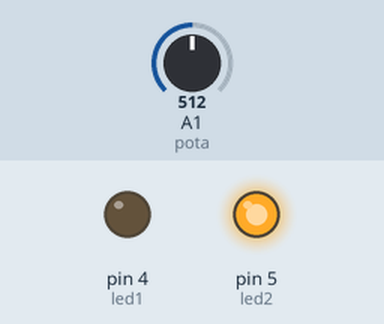
Bench run of a sketch on a simulated Arduino Uno, built with avr-gcc and run on an emulated ATmega328P. Shown: output pins drawn as LEDs (lit = HIGH). The inputs (shaded band) are chosen by the test bench; at power-on: A1 (pota) = 512.

Above: at 1.2 s.
1.3 s: A1 (pota) set to 496
At 2.5 s:
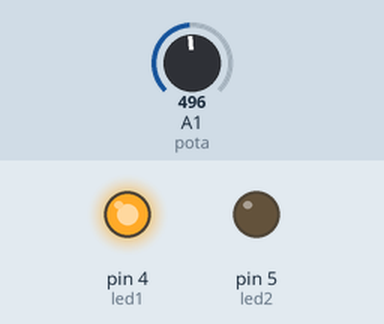
2.8 s: A1 (pota) set to 273
4.3 s: A1 (pota) set to 246
At 4.9 s:
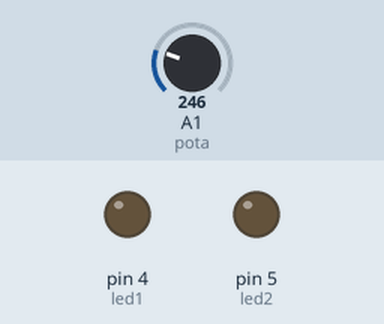
5.8 s: A1 (pota) set to 900
At 6.1 s:
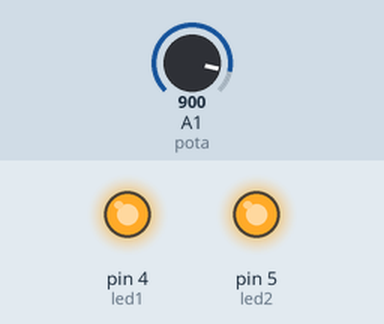
7.3 s: A1 (pota) set to 781
8.8 s: A1 (pota) set to 755
At 9.5 s:
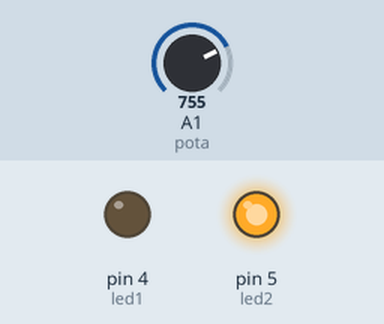
Timing chart, 0 to 11.3 s (numbered marks = the images above; inputs shaded):
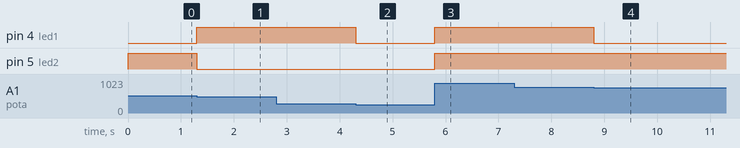

The sketch:

TestPota.ino
```cpp
#define led1 4
#define led2 5
#define pota A1
#define led1On digitalWrite(led1, HIGH)
#define led1Off digitalWrite(led1, LOW)
#define led2On digitalWrite(led2, HIGH)
#define led2Off digitalWrite(led2, LOW)
#define AlimValue 1023


void setup() {
  // put your setup code here, to run once:
  pinMode (pota, INPUT);
  pinMode (led1, OUTPUT);
  pinMode (led2, OUTPUT);
  //Serial.begin(9600);
}

void loop() {

  // put your main code here, to run repeatedly:
  int val = analogRead(pota);
  //Serial.println(AlimValue*0.75);
  //Serial.println(val);

  if(val > AlimValue*0.75){ led1On; led2On; }
  else {
      if(val > AlimValue*0.50) { led1Off; led2On; }
      else {
        if(val > AlimValue*0.25) { led1On; led2Off; }
        else { led1Off; led2Off; }
          }
        }
}
```

Measured:
- the behaviour switches between 512 and 511 on A1 (pota) (found by bisection; images 0 and 1)
- the behaviour switches between 256 and 255 on A1 (pota) (found by bisection; images 1 and 2)
- the behaviour switches between 768 and 767 on A1 (pota) (found by bisection; images 3 and 4)
- after the input at 1.3 s, pin 4 (led1): LOW → HIGH at once; pin 5 (led2): HIGH → LOW at once
- after the input at 2.8 s, every drawn part: stays the same
- after the input at 4.3 s, pin 4 (led1): HIGH → LOW at once
- after the input at 5.8 s, pin 4 (led1), pin 5 (led2): LOW → HIGH at once
- after the input at 7.3 s, every drawn part: stays the same
- after the input at 8.8 s, pin 4 (led1): HIGH → LOW at once
